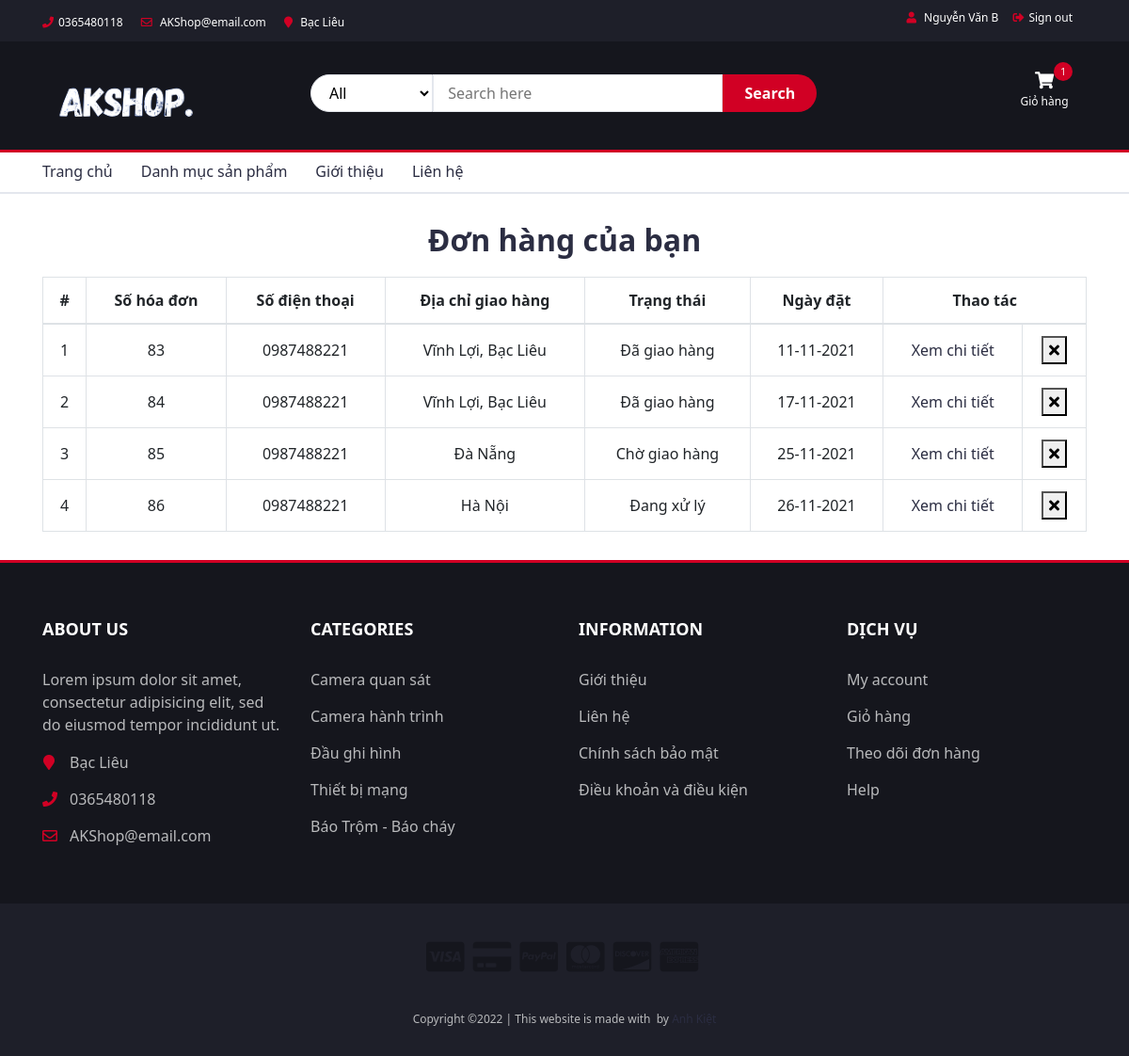
The app's page /order.php (signed in) with its own data.
### tables this page shows
CREATE TABLE `dathang` (
  `SoDonDH` int(11) NOT NULL,
  `MSKH` int(11) NOT NULL,
  `MSNV` int(11) DEFAULT NULL,
  `NgayDH` date NOT NULL,
  `NgayGH` date NOT NULL,
  `TrangThaiDH` tinyint(1) NOT NULL DEFAULT 0,
  `DiaChiGH` int(11) NOT NULL
);

CREATE TABLE `khachhang` (
  `MSKH` int(200) NOT NULL,
  `HoTenKH` varchar(255) NOT NULL,
  `TenCongTy` varchar(255) DEFAULT NULL,
  `SoDienThoai` varchar(10) NOT NULL,
  `SoFax` varchar(10) DEFAULT NULL,
  `Email` varchar(255) NOT NULL,
  `Password` varchar(255) NOT NULL
);

CREATE TABLE `diachikh` (
  `MaDC` int(11) NOT NULL,
  `DiaChi` varchar(500) NOT NULL,
  `MSKH` int(11) NOT NULL
);

### order.php (the view, shortened to what this page needs)
<?php
    include("./header.php");
?>
<?php
    if(empty($_SESSION['MSKH'])){
        ?>
            <h2 style="text-align:center;">Bạn chưa đăng nhập</h2>
        <?php
    }else{
        if(empty($_GET['ct'])){
            ?>
                <form action="" method="POST">
                    <h2 style="text-align:center; margin-top: 30px; margin-bottom: 20px">Đơn hàng của bạn</h2>
                    <?php
                        $MSKH = $_SESSION['MSKH'];
                        $select_dh = "SELECT dh.*, kh.SoDienThoai, dc.DiaChi FROM `dathang` AS dh , `khachhang` AS kh, `diachikh` AS dc WHERE dh.MSKH = kh.MSKH AND kh.MSKH =dc.MSKH AND dh.DiaChiGH = dc.MaDC AND kh.MSKH = '$MSKH'";
                        $query_dh = mysqli_query($conn, $select_dh);
                        if(mysqli_num_rows($query_dh) > 0){
                            ?>
                                <div class="container" style="margin-bottom: 30px">
                                    <table class="table table-bordered">
                                        <thead>
                                            <tr>
                                                <th style="text-align: center; vertical-align: middle;" scope="row">#</th>
                                                <th style="text-align: center; vertical-align: middle;" scope="row">Số hóa đơn</th>
                                                <th style="text-align: center; vertical-align: middle;" scope="row">Số điện thoại</th>
                                                <th style="text-align: center; vertical-align: middle;" scope="row">Địa chỉ giao hàng</th>
                                                <th style="text-align: center; vertical-align: middle;" scope="row">Trạng thái</th>
                                                <th style="text-align: center; vertical-align: middle;" scope="row">Ngày đặt</th>
                                                <th style="text-align: center; vertical-align: middle;" scope="row" colspan="2">Thao tác</th>
                                            </tr>
                                        </thead>
                                        <tbody>
                                            <?php
                                                $stt = 1;
                                                while($row_dh = mysqli_fetch_array($query_dh)){
                                                    ?>
                                                        <tr>
                                                            <td style="text-align: center; vertical-align: middle;"><?=$stt?></td>
                                                            <td style="text-align: center; vertical-align: middle;"><?=$row_dh['SoDonDH']?></td>
                                                            <td style="text-align: center; vertical-align: middle;"><?=$row_dh['SoDienThoai']?></td>
                                                            <td style="text-align: center; vertical-align: middle;"><?=$row_dh['DiaChi']?></td>
                                                            <td style="text-align: center; vertical-align: middle;">
                                                                <?php
                                                                    if($row_dh['TrangThaiDH']=='0'){echo 'Đang xử lý';}
                                                                    elseif($row_dh['TrangThaiDH']=='1'){echo 'Chờ giao hàng';}
                                                                    elseif($row_dh['TrangThaiDH']=='2'){echo 'Đã giao hàng';}
                                                                ?>
                                                            </td>
                                                            <td style="text-align: center; vertical-align: middle;"><?=date('d-m-Y', strtotime($row_dh['NgayDH']))?></td>
                                                            <td style="text-align: center; vertical-align: middle;">
                                                                <a href="?ct=<?=$row_dh['SoDonDH']?>">Xem chi tiết</a>
                                                            </td>
                                                            <td style="text-align: center; vertical-align: middle;">
                                                                <button name="delete_dh" value="<?=$row_dh['SoDonDH']?>" class="delete"><i class="fas fa-times"></i></button>
                                                            </td>
                                                        </tr>
                                                    <?php
                                                    $stt++;
                                                }
                                            ?>
                                        </tbody>
                                    </table>
                                </div>
                            <?php
                        }else{
                            ?><br><h5 style="text-align:center; font-weight:normal;">Chưa có đơn hàng nào</h5><?php
                        }
                    ?>
                </form>
            <?php
        }
    }
?>
<?php
    include("./footer.php");
?>

### css/index.css (style rules this page uses)
body { font-family: 'Segoe UI', Tahoma, Geneva, Verdana, sans-serif; font-weight: 400; color: #333; }
h1, h2, h3, h4, h5, h6 { color: #2B2D42; font-weight: 700; margin: 0 0 10px; }
a { color: #2B2D42; font-weight: 500; -webkit-transition: 0.2s color; transition: 0.2s color; }

### records on screen
dathang: SoDonDH "83", MSKH.SoDienThoai "0987488221", DiaChiGH.DiaChi "Vĩnh Lợi, Bạc Liêu", TrangThaiDH "Đã giao hàng", NgayDH "11-11-2021"
dathang: SoDonDH "84", MSKH.SoDienThoai "0987488221", DiaChiGH.DiaChi "Vĩnh Lợi, Bạc Liêu", TrangThaiDH "Đã giao hàng", NgayDH "17-11-2021"
dathang: SoDonDH "85", MSKH.SoDienThoai "0987488221", DiaChiGH.DiaChi "Đà Nẵng", TrangThaiDH "Chờ giao hàng", NgayDH "25-11-2021"
dathang: SoDonDH "86", MSKH.SoDienThoai "0987488221", DiaChiGH.DiaChi "Hà Nội", TrangThaiDH "Đang xử lý", NgayDH "26-11-2021"

### other values on screen
$_SESSION['HoTenKH'] "Nguyễn Văn B"
mysqli_num_rows($query_giohang) "1"
